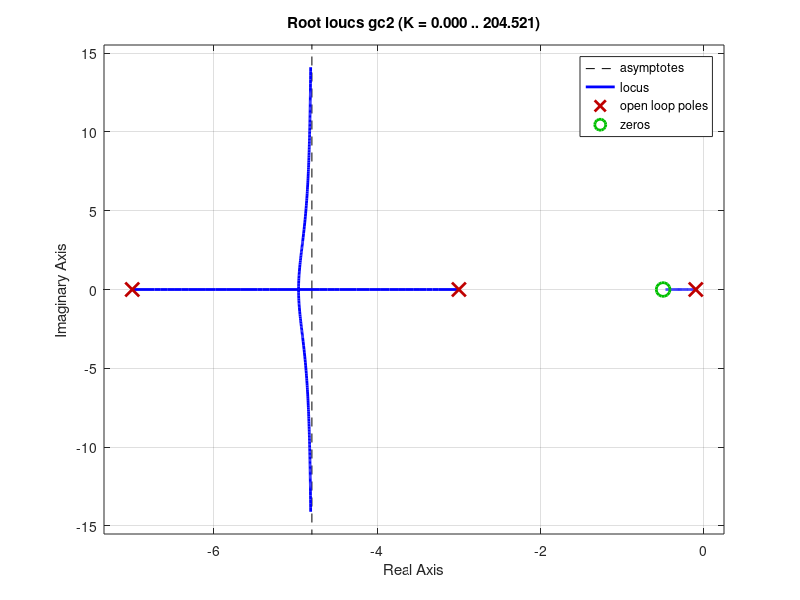

This figure's MATLAB source: (Note: this script raises an error after producing the figure.)
clear all
close all
clc

 gs = zpk([], [-3 -7],1)
 mp = 20/100
 x=((log(mp))/pi)^2
 qsi = sqrt(x/(x+1))
 
 c1 = zpk([-0.1],[0],1)
 c2 = zpk([-0.5],[-0.1],1)
 c3 = zpk([-0.24],[-0.01],1)
 c4 = zpk([-0.01],[-1],1)
 
 gc2 = gs*c2
 gc3 = gs*c3
 
 %fazer limite kp/limite funcao tranferencia
 
 kgc2 = 420
 
 kgc3 = 87
 
 %verificar intercecao
 rlocus(gc2)
 sgrid(qsi,0)
 
 %verificar intercecao
 rlocus(gc3)
 sgrid(qsi,0)
 
 %o que bater o K e o certo
 
 x = tf([1 0.1],[ 1 0.0002 1 0])
 